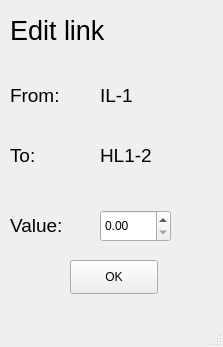
<?xml version="1.0" encoding="UTF-8"?>
<ui version="4.0">
 <class>EditInputLayerLinkWindow</class>
 <widget class="QMainWindow" name="EditInputLayerLinkWindow">
  <property name="geometry">
   <rect>
    <x>0</x>
    <y>0</y>
    <width>223</width>
    <height>347</height>
   </rect>
  </property>
  <property name="windowTitle">
   <string>Edit link</string>
  </property>
  <widget class="QWidget" name="centralwidget">
   <widget class="QLabel" name="title_label">
    <property name="geometry">
     <rect>
      <x>10</x>
      <y>10</y>
      <width>191</width>
      <height>41</height>
     </rect>
    </property>
    <property name="font">
     <font>
      <pointsize>20</pointsize>
     </font>
    </property>
    <property name="text">
     <string>Edit link</string>
    </property>
   </widget>
   <widget class="QLabel" name="from_label">
    <property name="geometry">
     <rect>
      <x>10</x>
      <y>70</y>
      <width>81</width>
      <height>51</height>
     </rect>
    </property>
    <property name="font">
     <font>
      <pointsize>14</pointsize>
     </font>
    </property>
    <property name="text">
     <string>From:</string>
    </property>
   </widget>
   <widget class="QLabel" name="to_label">
    <property name="geometry">
     <rect>
      <x>10</x>
      <y>130</y>
      <width>81</width>
      <height>51</height>
     </rect>
    </property>
    <property name="font">
     <font>
      <pointsize>14</pointsize>
     </font>
    </property>
    <property name="text">
     <string>To:</string>
    </property>
   </widget>
   <widget class="QLabel" name="value_label">
    <property name="geometry">
     <rect>
      <x>10</x>
      <y>200</y>
      <width>81</width>
      <height>51</height>
     </rect>
    </property>
    <property name="font">
     <font>
      <pointsize>14</pointsize>
     </font>
    </property>
    <property name="text">
     <string>Value:</string>
    </property>
   </widget>
   <widget class="QDoubleSpinBox" name="value_sb">
    <property name="geometry">
     <rect>
      <x>100</x>
      <y>210</y>
      <width>71</width>
      <height>32</height>
     </rect>
    </property>
   </widget>
   <widget class="QLabel" name="from_value_label">
    <property name="geometry">
     <rect>
      <x>100</x>
      <y>80</y>
      <width>71</width>
      <height>31</height>
     </rect>
    </property>
    <property name="font">
     <font>
      <pointsize>14</pointsize>
     </font>
    </property>
    <property name="text">
     <string>IL-1</string>
    </property>
   </widget>
   <widget class="QLabel" name="to_value_label">
    <property name="geometry">
     <rect>
      <x>100</x>
      <y>140</y>
      <width>71</width>
      <height>31</height>
     </rect>
    </property>
    <property name="font">
     <font>
      <pointsize>14</pointsize>
     </font>
    </property>
    <property name="text">
     <string>HL1-2</string>
    </property>
   </widget>
   <widget class="QPushButton" name="ok_button">
    <property name="geometry">
     <rect>
      <x>70</x>
      <y>260</y>
      <width>88</width>
      <height>34</height>
     </rect>
    </property>
    <property name="text">
     <string>OK</string>
    </property>
   </widget>
  </widget>
  <widget class="QMenuBar" name="menubar">
   <property name="geometry">
    <rect>
     <x>0</x>
     <y>0</y>
     <width>223</width>
     <height>30</height>
    </rect>
   </property>
  </widget>
  <widget class="QStatusBar" name="statusbar"/>
 </widget>
 <resources/>
 <connections/>
</ui>
